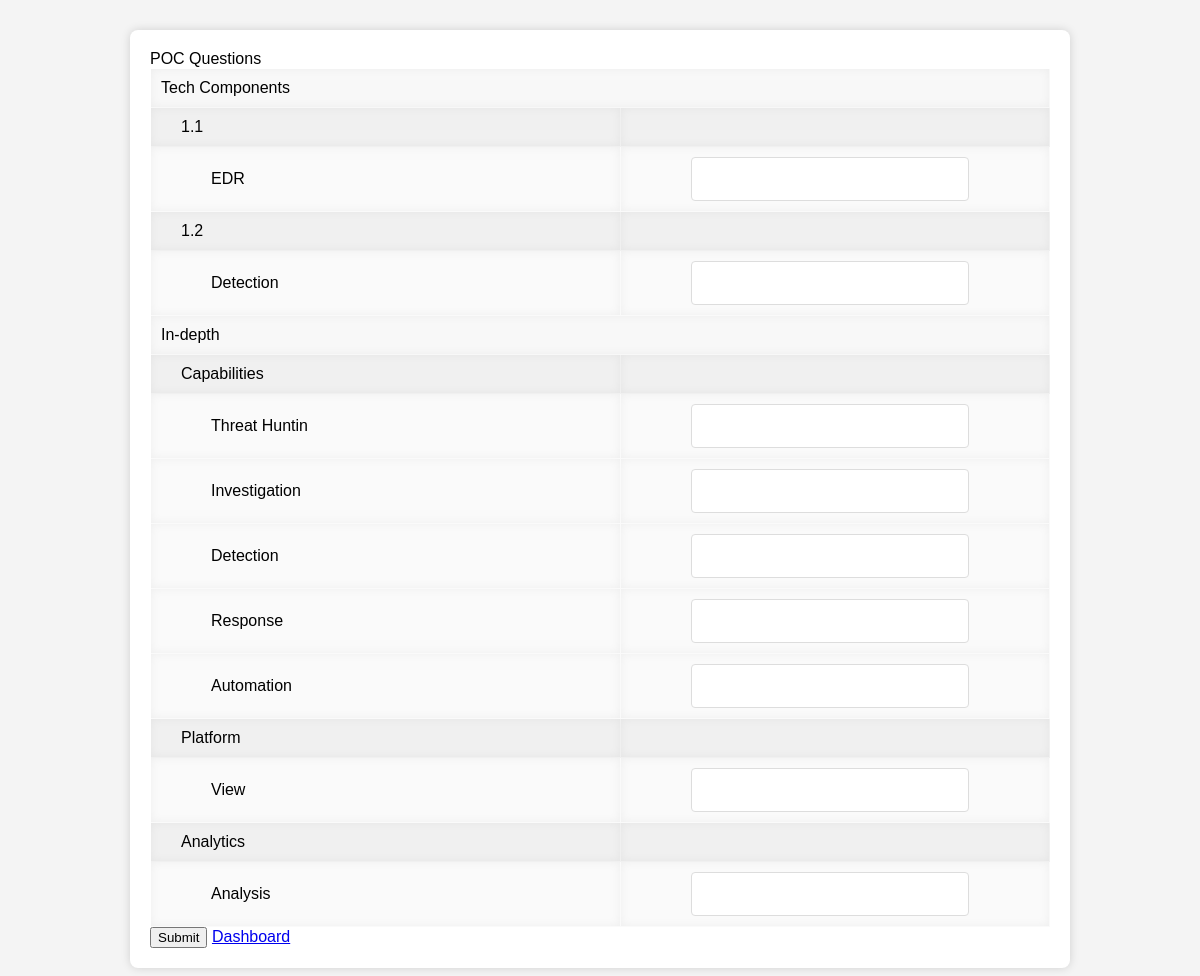
The page /form_submit/14/ on the database as committed earlier.
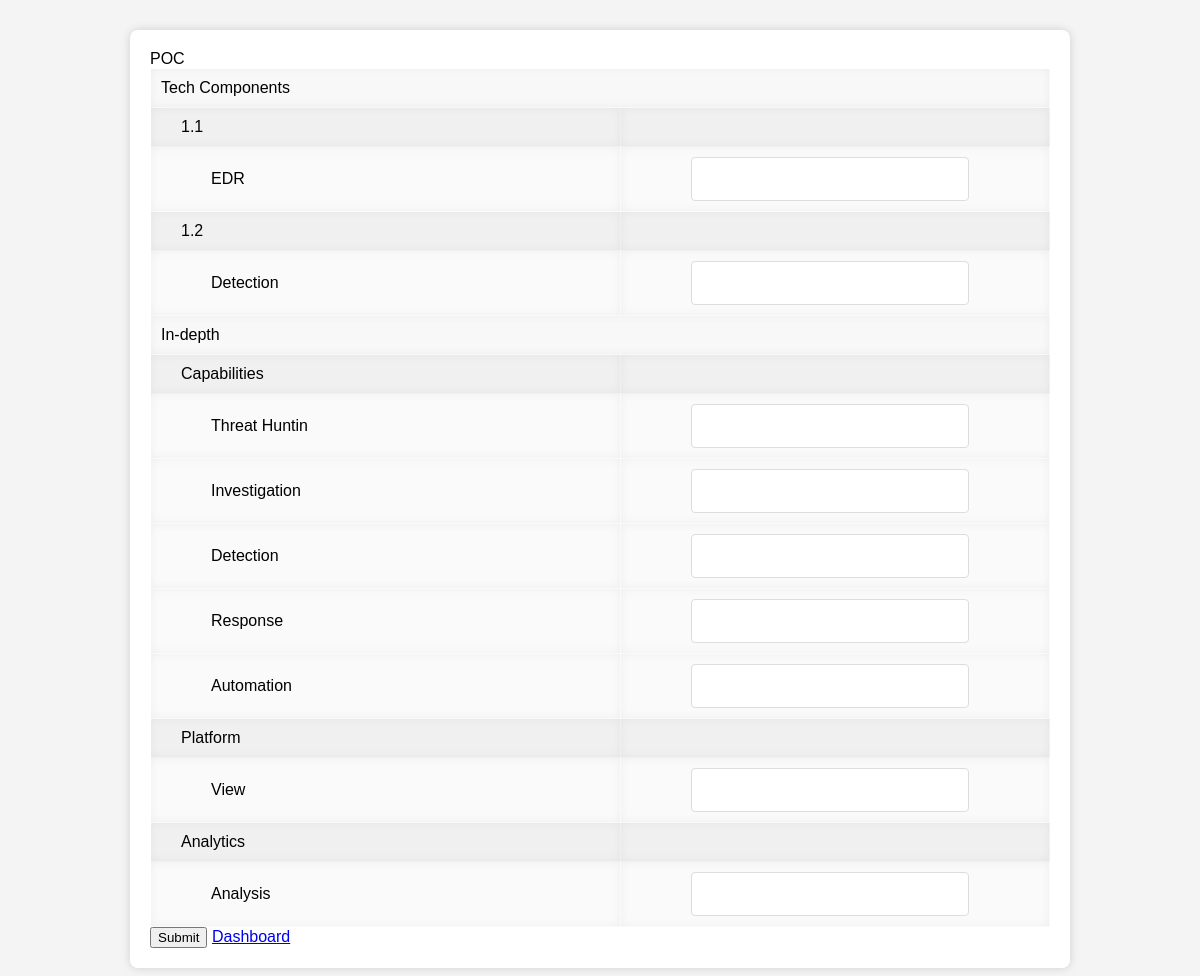
The same page on the database as committed later.
### formapp/models.py (models this page shows)
class FormAssignment(models.Model):
    form = models.ForeignKey(Form, on_delete=models.CASCADE)
    employee = models.ForeignKey(Employee, on_delete=models.CASCADE)
    responses = models.ManyToManyField(Response)  # Add this line
    completed = models.BooleanField(default=False)

class Form(models.Model):
    title = models.CharField(max_length=200)
    creator = models.ForeignKey(User, on_delete=models.CASCADE)
    creation_date = models.DateTimeField(auto_now_add=True)
    assigned_employees = models.ManyToManyField(Employee, through='FormAssignment')
    is_draft = models.BooleanField(default=False)  # New field
    total_score = models.DecimalField(max_digits=5, decimal_places=2, default=0.0)  # New field to store the overall form score

### formapp/views.py (the view)
# urls.py: path('form_submit/<int:assignment_id>/', views.form_submit, name='form_completion'),
def form_submit(request, assignment_id):
    assignment = get_object_or_404(FormAssignment, id=assignment_id)
    form = assignment.form
    if request.method == 'POST':
        data = json.loads(request.body)  # Load JSON data from request body
        for section in form.section_set.all():
            for subsection in section.subsection_set.all():  # Iterate over subsections within a section
                for question in subsection.question_set.all():  # Iterate over questions within a subsection
                    score = data.get(str(question.id))
                    if score is not None and 0 <= int(score) <= 5:  # Check that score is between 0 and 5
                        Response.objects.create(
                            assignment=assignment,
                            question=question,
                            score=score
                        )
                    else:
                        return JsonResponse({
                            "error": f"Score for question id {question.id} not provided or out of range (0-5)",
                        }, status=400)
        assignment.completed = True  # Mark the assignment as completed
        assignment.save()
        if request.user.is_staff:
            return redirect(reverse('admin_dashboard'))
        else:
            return redirect(reverse('employee_dashboard'))
    else:  # This part will display the form to submit responses
        sections = form.section_set.all()
        subsections = Subsection.objects.filter(section__in=sections)
        questions = Question.objects.filter(subsection__in=subsections)
        return render(request, 'formapp/form_completion.html', {
            'assignment': assignment,
            'sections': sections,
            'subsections': subsections,  # Pass subsections to template
            'questions': questions,
        })

### formapp/templates/formapp/form_completion.html (shortened to what this page needs)
{% load static %}
{% block content %}
    <form method="POST" id="completion-form">
        <div class="form-group">
            <label for="form_name">{{ assignment.form.title }}</label>
        </div>
        <table id="sections" class="table table-striped">
            {% for section in sections %}
                <tr class="section">
                    <td colspan="2">{{ section.title }}</td>
                </tr>
                {% for subsection in section.subsection_set.all %}
                    <tr class="subsection">
                        <td style="padding-left: 30px;">{{ subsection.title }}</td>
                        <td></td>
                    </tr>
                    {% for question in subsection.question_set.all %}
                        <tr class="question">
                            <td style="padding-left: 60px;">{{ question.text }}</td>
                            <td>
                                <input type="number" id="question-{{ question.id }}" name="question-{{ question.id }}" min="0" max="5" required class="form-control">
                            </td>
                        </tr>
                    {% endfor %}
                {% endfor %}
            {% endfor %}
        </table>
        <button type="submit" class="btn btn-primary">Submit</button>
        <a href="{% url 'employee_dashboard' %}" role="button" class="btn btn-dashboard btn-secondary">Dashboard</a>
    </form>
{% endblock %}
{% block css %}
    <link rel="stylesheet" href="{% static 'formapp/form_completion.css' %}">
{% endblock %}

Rows that differ between the two databases and show on the page:
changed through a linked row, FormAssignment: form "POC Questions" → "POC"
